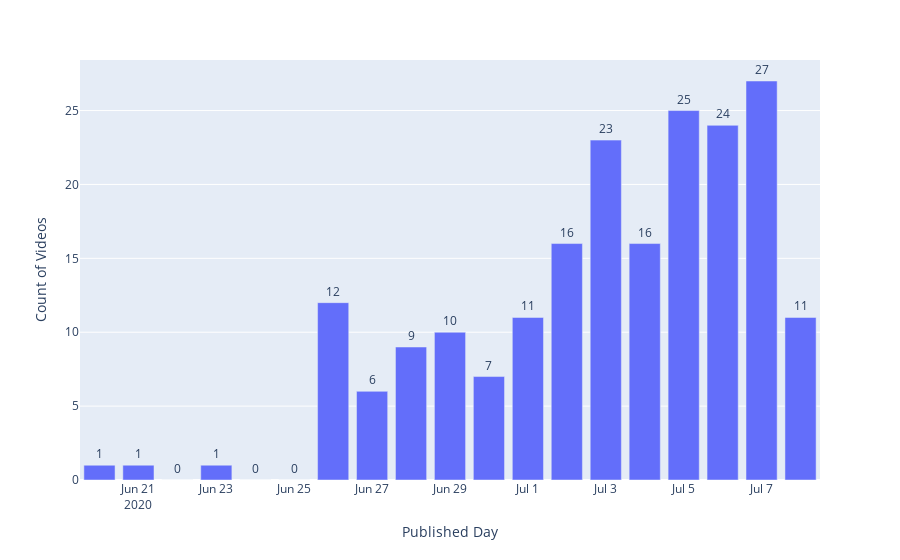

Notebook code cell kept with this figure:
### Code cell
temp = df[df['trending_date'] == '2020-07-08 20:00:00+00:00']
# temp = temp.groupby(['channelTitle', 'avatar_url']).agg('count')['video_id'].reset_index()
# temp = temp.sort_values('video_id', ascending = False)
# temp = temp[:10]
temp = temp.resample('D', on='publishedAt').count()['video_id'].reset_index()
temp.columns = ['Published Day', 'Count of Videos']

fig = px.bar(temp, x="Published Day", y="Count of Videos", text='Count of Videos')#, labels={'index': 'Categories', 'categoryIdName': 'Count of Videos'})
fig.update_traces(texttemplate='%{text:.0d}', textposition='outside')
fig.update_layout(uniformtext_minsize=8, uniformtext_mode='hide')

### Figure 1 — Plotly figure (JSON) as saved in the notebook; plotly's stock layout.template omitted (floating-point values rounded to 4 significant figures)
{"data": [{"alignmentgroup": "True", "hovertemplate": "Published Day=%{x}<br>Count of Videos=%{text}<extra></extra>", "legendgroup": "", "marker": {"color": "#636efa"}, "name": "", "offsetgroup": "", "orientation": "v", "showlegend": false, "text": [1, 1, 0, 1, 0, 0, 12, 6, 9, 10, 7, 11, 16, 23, 16, 25, 24, 27, 11], "textposition": "outside", "texttemplate": "%{text:.0d}", "type": "bar", "x": ["2020-06-20T00:00:00", "2020-06-21T00:00:00", "2020-06-22T00:00:00", "2020-06-23T00:00:00", "2020-06-24T00:00:00", "2020-06-25T00:00:00", "2020-06-26T00:00:00", "2020-06-27T00:00:00", "2020-06-28T00:00:00", "2020-06-29T00:00:00", "2020-06-30T00:00:00", "2020-07-01T00:00:00", "2020-07-02T00:00:00", "2020-07-03T00:00:00", "2020-07-04T00:00:00", "2020-07-05T00:00:00", "2020-07-06T00:00:00", "2020-07-07T00:00:00", "2020-07-08T00:00:00"], "xaxis": "x", "y": [1, 1, 0, 1, 0, 0, 12, 6, 9, 10, 7, 11, 16, 23, 16, 25, 24, 27, 11], "yaxis": "y"}], "layout": {"barmode": "relative", "legend": {"tracegroupgap": 0}, "margin": {"t": 60}, "uniformtext": {"minsize": 8, "mode": "hide"}, "xaxis": {"anchor": "y", "domain": [0, 1], "title": {"text": "Published Day"}}, "yaxis": {"anchor": "x", "domain": [0, 1], "title": {"text": "Count of Videos"}}}}
